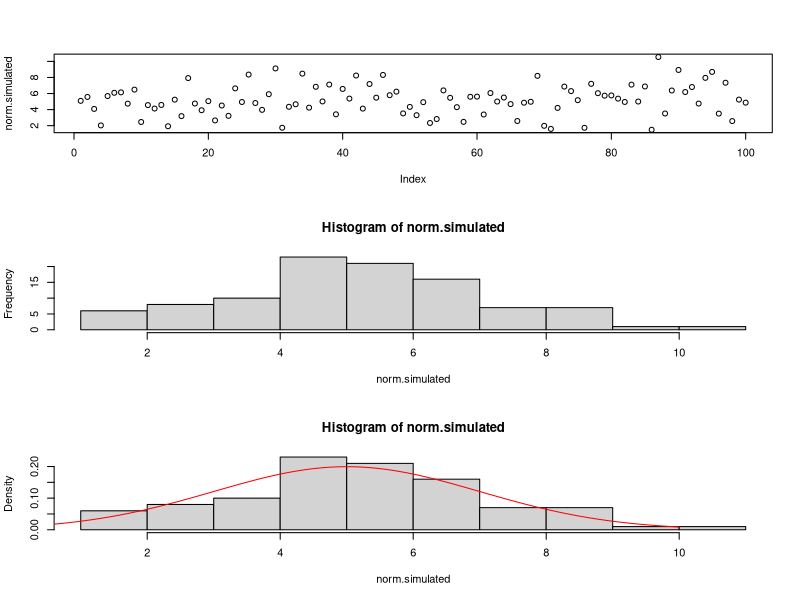
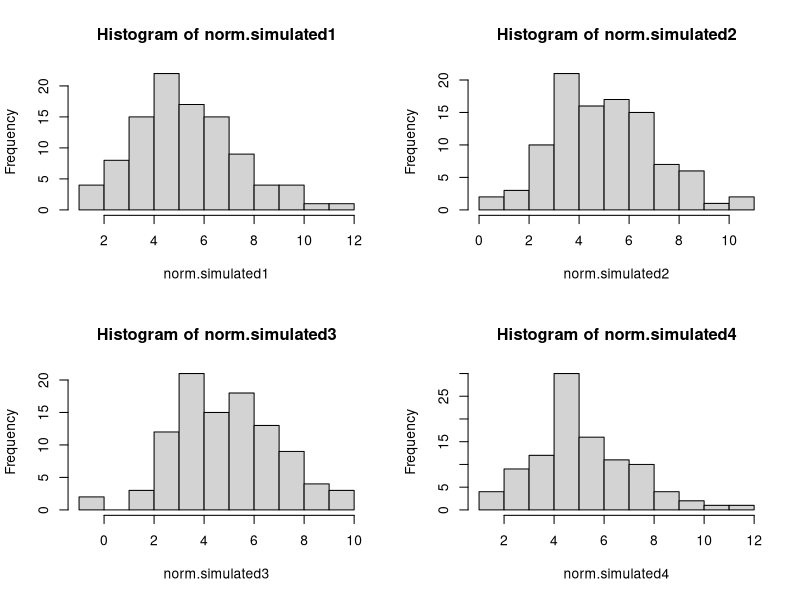
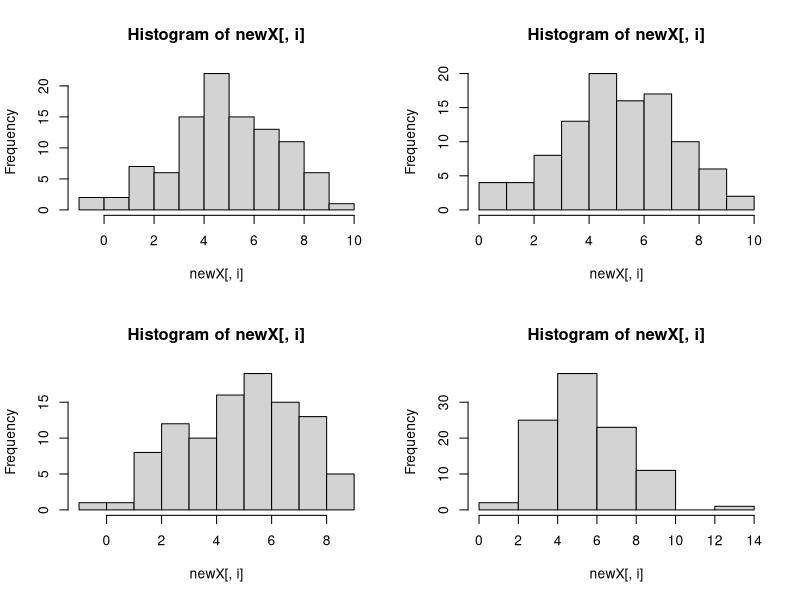
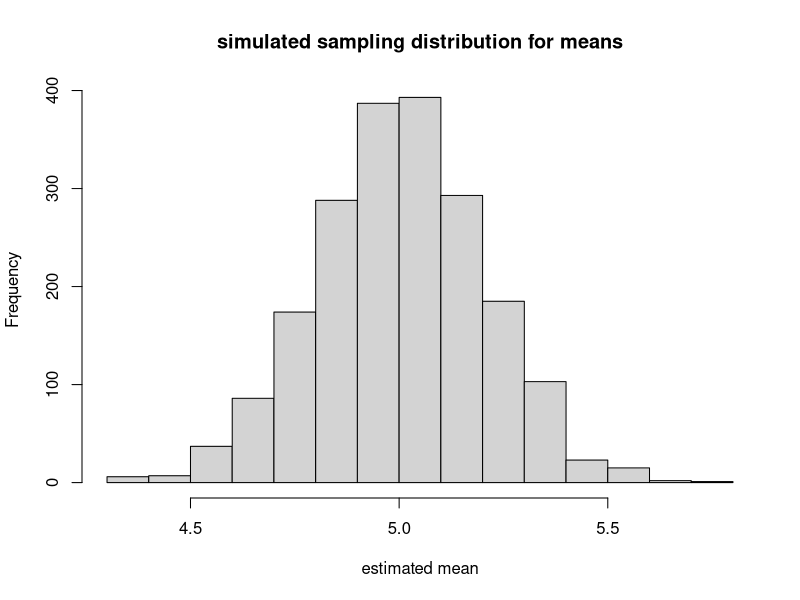
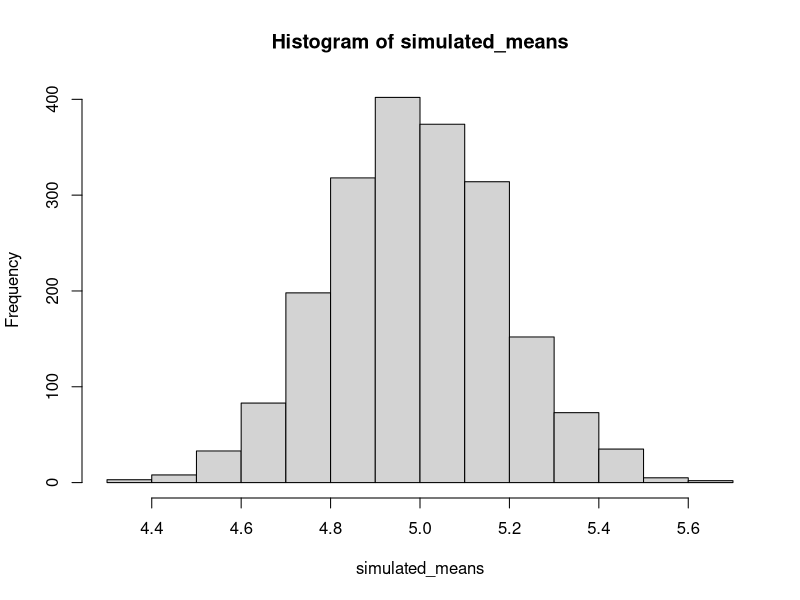
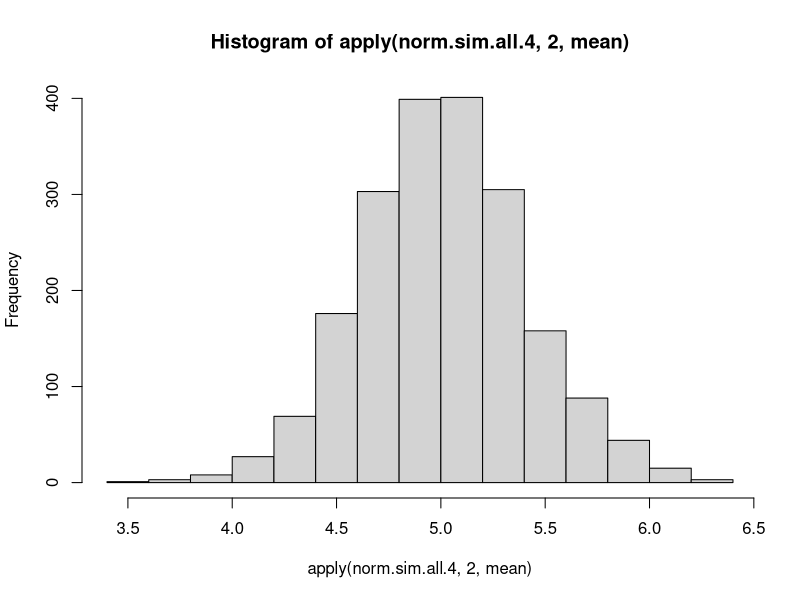
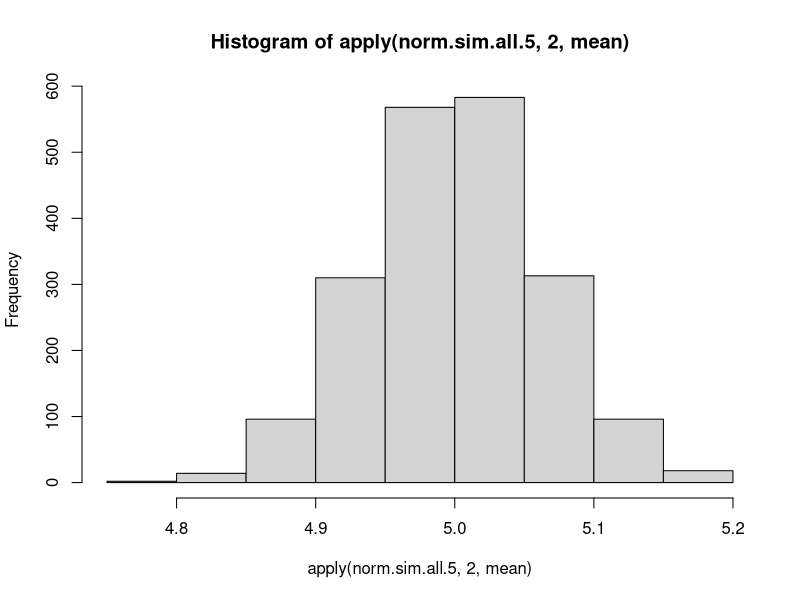
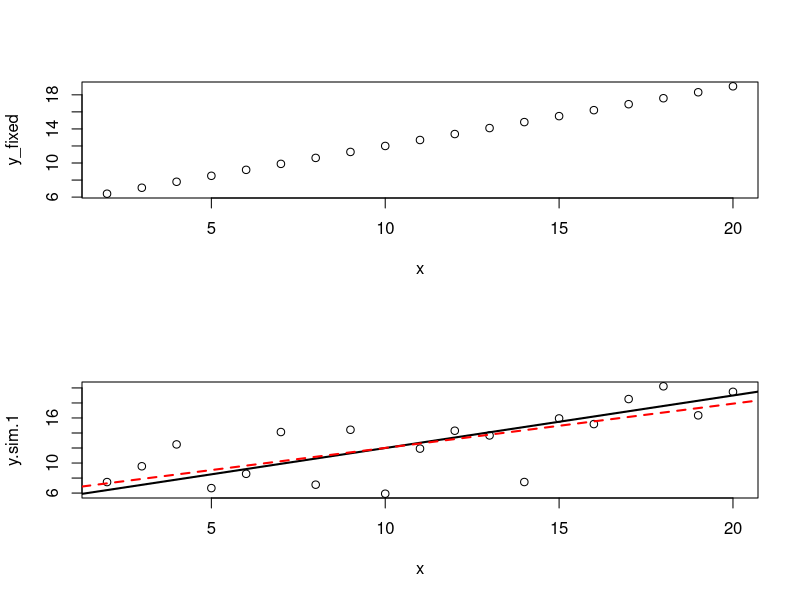

Here is the R script that generated these plots, in order:

# ZOL851 - The absolute basics of performing Monte Carlo simulations in R
# Last modified October 4th 2012 ID
 
#  What do I mean by simulate?

 
norm.simulated <- rnorm(n = 100, mean  = 5, sd = 2)
par(mfrow=c(3,1))
plot(norm.simulated)
hist(norm.simulated)
hist(norm.simulated, freq=F)
curve(dnorm(x, mean=5, sd=2), from = 0, to = 10, add=T, col="red")

#Let's look at some summary statistics from this simulation
mean(norm.simulated)
sd(norm.simulated)
# While the mean and sd are close to the values we inputted, they are not exactly 5 & 2.

# let's repeat this experiment a few times
norm.simulated1 <- rnorm(n = 100, mean  = 5, sd = 2)
norm.simulated2 <- rnorm(n = 100, mean  = 5, sd = 2)
norm.simulated3 <- rnorm(n = 100, mean  = 5, sd = 2)
norm.simulated4 <- rnorm(n = 100, mean  = 5, sd = 2)

par(mfrow=c(2,2))
hist(norm.simulated1)
hist(norm.simulated2)
hist(norm.simulated3)
hist(norm.simulated4)
mean(norm.simulated1)
mean(norm.simulated2)
mean(norm.simulated3)
mean(norm.simulated4)

# All close to, but not exactly equal to 5.

# So for each round (iteration) of the simulation, we have effectively sampled 100 observations from a population with a normal distribution with mean =5 and sd =2. If we wanted to change the number of observations per iteration we simply change n. Similarly we could change the values for mean (or make it some function like a line), the standard deviation and the type of probability distribution we are sampling from.

#### more efficient performing the simulation 
# Of course performing this one iteration at a time is not particularly useful, so instead we find a way to repeat it efficiently.

# One way to do this in R is to use the replicate function, which just repeats the function call n times. Notice that there is the n=4 in the replicate which refers to how many times to repeat the call to the function (in this case the rnorm). the n=100 in rnorm is how many samples are drawn from the population (distribution).

norm.sim.all.2 <- replicate(n=4, rnorm(n=100, mean = 5, sd =2)) 
# And if we want more than 4 replications n=whatever we need for replicate
par(mfrow=c(2,2))
apply(X = norm.sim.all.2, MARGIN = 2, FUN=hist)
apply(X = norm.sim.all.2, MARGIN = 2, FUN=mean)
apply(X = norm.sim.all.2, MARGIN = 2, FUN=sd)


#let's do this again, but repeat the sampling process (number of iterations) 2000 times.
norm.sim.all.3 <- replicate(n=2000, rnorm(n=100, mean = 5, sd =2)) 

# We can ask about the spread of the means from our simulated trials
sd(apply(X = norm.sim.all.3, MARGIN = 2, FUN = mean)) # Spread of our means

# compare this to the expected standard error
2/sqrt(100) # Because this sd/sqrt(sample size) (the standard error of the mean) approximates the standard deviation of the sampling distribution

# The simulated sampling distribution for the means
par(mfrow=c(1,1))
hist(apply(X = norm.sim.all.3, MARGIN = 2, FUN = mean),
    main = "simulated sampling distribution for means",
    xlab = "estimated mean") 

# for loops  
### We can also run such simulations using for loops, which can be more efficient when the number of simulations (or parameters being estimated) is large

# How many iterations of the simulation do we want to do? We will call this "N"
N <- 2000

# First we initialize a variable to store the means
simulated_means <- rep(NA, N) # Create an empty vector of length N

head(simulated_means)  # Filled with "missing data" until we fill it

# Now we use the for loop to repeat this from i=1 until i=N (which is 2000 in this case )
for (i in 1:N){
	sim_data <- rnorm(n = 100, mean  = 5, sd = 2)
	simulated_means[i] <- mean(sim_data)
	rm(sim_data) # While this gets over-written each iteration of the loop, 
	   #we want to remove it after the last iteration.
}

# the vector "simulated_means" now contains all of the means from the N iterations of the simulation.
hist(simulated_means)
sd(simulated_means)


####
# Let's repeat this experiment with lower sample size (say 25)
norm.sim.all.4 <- replicate(n=2000, rnorm(n=25, mean=5,sd=2))
#apply(norm.sim.all.4,2,sd)
sd(apply(norm.sim.all.4,2,mean))
hist(apply(norm.sim.all.4,2,mean))

# How about if we have much larger sample size (say 1000)
norm.sim.all.5 <- replicate(n=2000, rnorm(1000,5,2))
#apply(norm.sim.all.5,2,sd)
sd(apply(norm.sim.all.5,2,mean))
hist(apply(norm.sim.all.5,2,mean))

# Do you see a pattern for the precision of the mean?
sd(apply(norm.sim.all.2,2,mean)) # n=100
sd(apply(norm.sim.all.4,2,mean)) # n=25
sd(apply(norm.sim.all.5,2,mean)) # n=1000

# This hopefully reinforces why the sample size influences the estimated the standard error so clearly!


# We have just learned about monte carlo methods. When we perform simulations from that distributions, as our n (sample size) increase we will get closer to the expected value (which in this case we provided). That is the law of large numbers.


# Instead of simulating just a mean and sd, let's specify something more interesting.. 
# How about a line/regression!!!!!

# let's have a regression  Y~ N(a+b*x, sd)
a=5
b=0.7
x <- seq(2,20) # our predictor variable
y_fixed <- a + b*x  # the deterministic part of our model

par(mfrow=c(2,1))
plot(y_fixed~x)  # The deterministic relationship.

# But our response is randomly sampled (conditioned on x), so we need to be able to incorporate this random variation. So let's say sd=2.5
y.sim.1 <- rnorm(length(x), mean=y_fixed, sd=2.5) 
    #length(x) just looks at the number of elements in the vector
# So we have now simulated values of our response variable y given a deterministic and stochastic component to the model!

plot(y.sim.1~x)
abline(a=5, b=0.7, lwd=2) # Expected relationship based on the "known" parameters we used.

# But what are the actual parameter estimates for the regression based on the simulated data (for y)?
# run a linear regression
y.sim.1.lm <- lm(y.sim.1 ~ x)
summary(y.sim.1.lm)  # notice parameter estimates and RSE!
confint(y.sim.1.lm) # does it include our expected values
abline(reg=y.sim.1.lm, lty=2, col="red", lwd=2) # estimated values based on simulated data.
# The point is, we have now done a little simulation of our regression model. 
